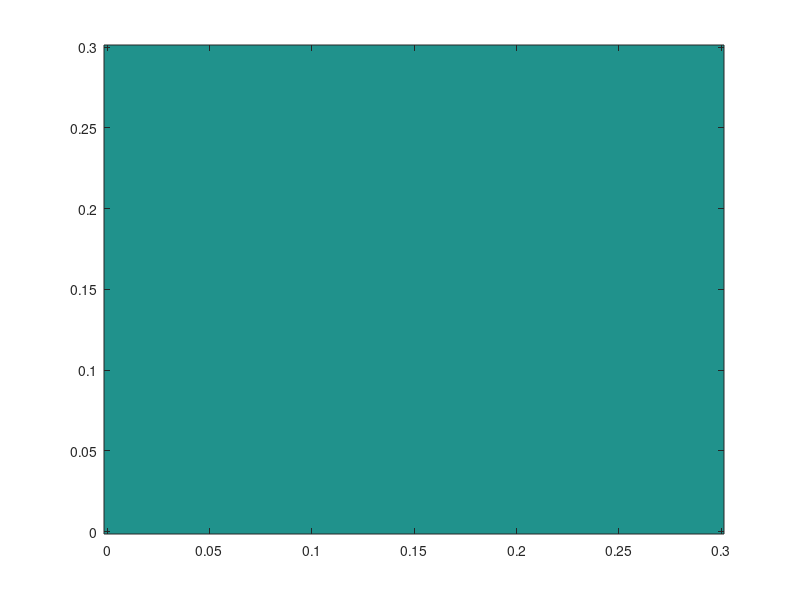

The MATLAB script that drew this image: (Note: this script raises an error after producing the figure.)
clear all;
%{
    Used for VIDEO CAPTURING

    Here we implement the FDTD method in 2D
    for the TM problem. In this task we use
    the PML boundary conditions(ONLY LEFT WALL).
%}
e0 = 8.85418781 * 10^(-12);
m0 = 4 * pi * 10^(-7);
c = 1/sqrt(e0*m0);

f = 10^(10);
lambda = c/f;
Xmax = 10 * lambda; % Xmax = Ymax

dx = lambda / 10;   % dx = dy
% By CFL we obtain for free space
dtmax = dx/(c * sqrt(2));
p = 1; % percentage of allowable time step
dt = p * dtmax;

% The following is used in case we want to observe what happens
% when the CFL stability condition is violated

% dt = 1.2 * dx/(c);

%{
    Xmax = 10lambda = 100 dx = Ymax
    The surviving field coordinates are (Ez, Hx, Hy)
    - Ez(x,y) x belongs to [0 dx, 100 dx] and y belongs to [0 dx, 100 dx]
    - Hx(x,y) x belongs to [0 dx, 100 dx] and y belongs to [0.5 dx, 99.5 dx]
    - Hy(x,y) x belongs to [0.5 dx, 99.5 dx] and y belongs to [0 dx, 100 dx]
 
%}
N = round(Xmax/2/dx);
if mod(Xmax, 2*dx) ~= 0
    fprintf('N = Xmax/(2*dx) MUST be an integer\n')
    return
end 

% field coordinates initialization
Ez = zeros(2*N+1, 2*N+1);
Hx = zeros(2*N+1, 2*N);
Hy = zeros(2*N, 2*N+1);

% Material description
e(1:2*N+1, 1:2*N+1) = e0;
sigma = zeros(2*N+1, 2*N+1);
m = m0;

% Scatterer
x0 = Xmax/2 + 3*lambda; % x coordinate of the center of the cylinder
y0 = Xmax/2;    % y coordinate of the center of the cylinder
R = lambda;     % the radius of the cylinder
sig = 1.2;  % sigma: the conductivity
er = 3.4;   % the relative dielectric constant

for i = 1:length(e)
    for j = 1:length(e)
        if ( ( (i-1)*dx - x0 )^2 + ( (j-1)*dx - y0 )^2 ) <= R^2
            sigma(i,j) = sig;
            e(i,j) = e(i,j) * er;
        end 
    end
end


%{
    PML and PEC boundary conditions    
%}
Npml = 8;   % PML width
O = 2;  % order
Ref = 10^(-6);    % reflection coeff. for normal incidence

Hx_pml = zeros(Npml, 2*N);
Hy_pml = zeros(Npml, 2*N+1);
Ezx_pml = zeros(Npml, 2*N+1);
Ezy_pml = zeros(Npml, 2*N+1);
% PML conductivity matrices
se = -e0*c*log(Ref)/(2^(O+2)*dx*Npml^(O+1));
sh = se*m0/e0;  % by PML matching condition

sigmaE = zeros(1,Npml);
sigmaHy = zeros(1,Npml);
for i = 1:Npml
    sigmaE(i)  = se * ( (2*i+1)^(O+1) - (2*i-1)^(O+1) ); 
    sigmaHy(i) = sh * ( (2*(i-0.5)+1)^(O+1)-(2*(i-0.5)-1)^(O+1) );
end
sigmaE = fliplr(sigmaE);
sigmaHy = fliplr(sigmaHy);

% Build the coefficient matrices for PML equations
% for Ezx
Ca_pml = exp(1).^(-sigmaE * dt/e0);
Cb_pml = (1-Ca_pml)./(sigmaE * dx);
% for Hy
Day_pml=exp(1).^(-sigmaHy * dt/m0);
Dby_pml=(1-Day_pml)./(sigmaHy * dx);


T = 1/f;
sp_axis = dx*(0:2*N);   % space axis

n1 = round(3*T/dt);  % corresponds to time n1*dt  
n2 = round(10*T/dt); %  >>    >>     >>    n2*dt
n3 = round(12*T/dt); %  >>    >>     >>    n3*dt

% Build the coefficient matrices of the FDTD equations
Ca = (e - 0.5*dt * sigma) ./ (e + 0.5*dt *sigma);
Cb = dt/dx ./ (e + 0.5*dt * sigma);
Da = -dt/m/dx; % m {i, j+0.5}
Db = dt/m/dx; % m {i+0.5,j}


% Prepare figure setup
figure();clf;
h = imagesc(sp_axis,sp_axis,Ez');
set(gca, 'ydir', 'normal');
circle(x0,y0,R);
xlabel('x')
ylabel('y')
grid on
colorbar;


% Create a video writer object
writerObj = VideoWriter('animation.mp4', 'MPEG-4');
writerObj.FrameRate = 10;   % Set the frame rate of the video
% Open the VideoWriter object and create the animation
open(writerObj);

time_steps = n3+1;
for n = 0:time_steps 

    % update Ez
    for i = 2:2*N
        for j = 2:2*N
            Ez(i,j) = Ca(i,j) * Ez(i,j) + ...
            Cb(i,j) * (Hy(i,j) - Hy(i-1,j) + Hx(i,j-1) - Hx(i,j)); 
        end
    end
    % add source
    Ez(N+1,N+1) = source(n*dt);
    % PML A.B.C.
    for j = 2:2*N % we exclude nodes (1,1) and (1,2*N+1) due to Hx indices
        Ez(1,j) = Ca(1,j) * Ez(1,j) + ...
        Cb(1,j) * (Hy(1,j) - Hy_pml(Npml,j) + Hx(1,j-1) - Hx(1,j));
    end
    for i = 2:Npml
        for j = 2:2*N
            % Ezx_pml
            Ezx_pml(i,j) = Ca_pml(i) * Ezx_pml(i,j) + ...
            Cb_pml(i) * (Hy_pml(i,j) - Hy_pml(i-1,j));
            % Ezy_pml
            Ezy_pml(i,j) = Ezy_pml(i,j) - dt/e0/dx * (Hx(i,j) - Hx(i,j-1));
        end
    end

    % update Hx
    for i = 2:2*N
        for j = 1:2*N
            Hx(i,j) = Hx(i,j) + Da * (Ez(i,j+1) - Ez(i,j));
        end
    end
    % PML A.B.C.
    for i = 2:Npml
        for j = 1:2*N
            Hx_pml(i,j) = Hx_pml(i,j) - dt/m/dx * (Ezx_pml(i,j+1) + Ezy_pml(i,j+1) - Ezx_pml(i,j) - Ezy_pml(i,j));
        end
    end

    % update Hy
    for i = 1:2*N
        for j = 2:2*N
            Hy(i,j) = Hy(i,j) + Db * (Ez(i+1,j) - Ez(i,j));
        end
    end
    % PML A.B.C.
    for i = 1:(Npml-1)
        for j = 2:2*N
            Hy_pml(i,j) = Day_pml(i) * Hy_pml(i,j) + ...
            Dby_pml(i) * (Ezx_pml(i+1,j) + Ezy_pml(i+1,j) - Ezx_pml(i,j) - Ezy_pml(i,j));
        end
    end
    for j = 2:2*N
        Hy_pml(Npml,j) = Day_pml(Npml) * Hy_pml(Npml,j) + ...
        Dby_pml(Npml) * (Ez(1,j)  - Ezx_pml(Npml,j) - Ezy_pml(Npml,j));
    end
    
    set(h, 'CData', Ez');
    title(sprintf('Electric Field $E_z$ (t = %.2f $T_0$)', n * dt/T), 'Interpreter', 'latex');    
    pause(0.1);
    frame = getframe(gcf);   % Capture the current frame of the figure
    writeVideo(writerObj, frame);   % Write the frame to the video file
end

% Close the VideoWriter object
close(writerObj);